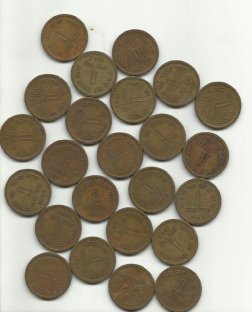
#> input picture Images/water_coins.jpg, 252 x 312 px, found by its file name
$ python '分水岭算法.py'
#> lines starting #> are read from the running program, lines starting #| are printed output that depends on the picture; after the words box and inside, x2 and y2 are one past the last pixel; in counts of white or black regions, pixels touching at a corner belong together
# -*- coding: utf-8 -*-
'''
======================Welcome to Python====================
/-********Have a good time.********-/

FILE NAME:
AUTHOR: Eden·Gabriel
DATE: Feb-27-Wed/2019  09:41:58
VERSION: V-1.0
DESCRIPTION:

'''
import numpy as np
import cv2
from matplotlib import pyplot as plt

img =  cv2.imread('E:\\A_BOOM_LEARNING_EDEN_GABRIEL\\2018.12.19start_opencv+python\\Images\\water_coins.jpg')
#> img is the input picture: shape (312, 252, 3); mean B, G, R 136.3, 153.2, 161.4
gray = cv2.cvtColor(img,cv2.COLOR_BGR2GRAY)
ret ,thresh = cv2.threshold(gray,0,255,cv2.THRESH_BINARY_INV+cv2.THRESH_OTSU)
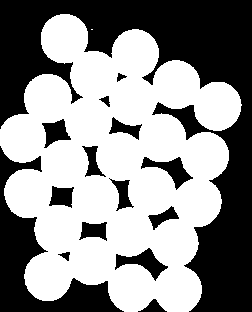
#> thresh: shape (312, 252); 55.9% white; 15 black regions, largest, box (x1, y1, x2, y2) and area: (0, 0, 252, 312) 24925, (0, 146, 124, 312) 5653, (115, 248, 168, 281) 657
#> ret = 162


#出去边界白噪声，先腐蚀再膨胀，开运算
kernel = np.ones((3,3),np.uint8)
opening = cv2.morphologyEx(thresh,cv2.MORPH_OPEN,kernel, iterations = 2)
#> opening: shape (312, 252); 55.9% white; 15 black regions, largest, box (x1, y1, x2, y2) and area: (0, 0, 252, 312) 24935, (0, 146, 124, 312) 5653, (115, 248, 168, 281) 657

# sure background area
sure_bg = cv2.dilate(opening,kernel,iterations=3)
#> sure_bg: shape (312, 252); 66.1% white; 17 black regions (5 under 20 px), largest, box (x1, y1, x2, y2) and area: (0, 0, 252, 312) 21098, (0, 155, 116, 312) 4232, (175, 109, 199, 133) 203

dist_transform = cv2.distanceTransform(opening,1,5)
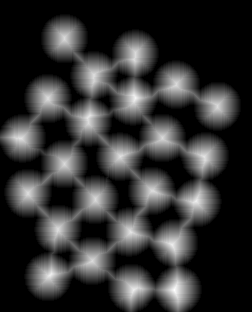
#> dist_transform: shape (312, 252) float32; min 0, max 28, mean 5.5; drawn with min black and max white
ret, sure_fg = cv2.threshold(dist_transform,0.7*dist_transform.max(),255,0)
#> sure_fg: shape (312, 252) float32; 4.1% white; 24 white regions, largest, box (x1, y1, x2, y2) and area: (166, 278, 183, 303) 250, (127, 89, 143, 107) 181, (127, 283, 144, 299) 179
#> ret = 19.6

# Finding unknown region
sure_fg = np.uint8(sure_fg)
unknown = cv2.subtract(sure_bg,sure_fg)
#> unknown: shape (312, 252); 62.1% white; 41 black regions (5 under 20 px), largest, box (x1, y1, x2, y2) and area: (0, 0, 252, 312) 21098, (0, 155, 116, 312) 4232, (166, 278, 183, 303) 250

# Marker labelling
#cv2.connectedComponents()会把背景标记为0，但是其他对象使用的是从1开始的正整数
#倘若把背景标记为0，那么分水岭算法就会把它当作是未知区域，
ret, markers1 = cv2.connectedComponents(sure_fg)
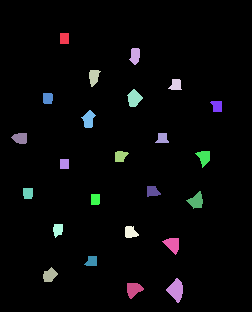
#> markers1: shape (312, 252) int32; 25 distinct labels, from 0 to 24; one colour per label, 0 black
#> ret = 25
# Add one to all labels so that sure background is not 0, but 1
markers = markers1+1
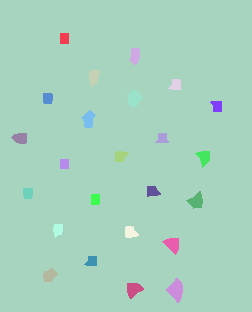
#> markers: shape (312, 252) int32; 25 distinct labels, from 1 to 25; one colour per label, 0 black
# Now, mark the region of unknown with zero
markers[unknown==255] = 0
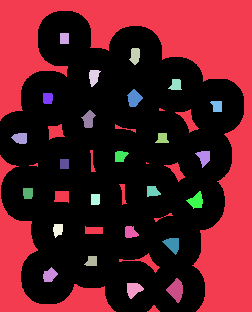
#> markers: shape (312, 252) int32; 26 distinct labels, from 0 to 25; one colour per label, 0 black

markers3 = cv2.watershed(img,markers)
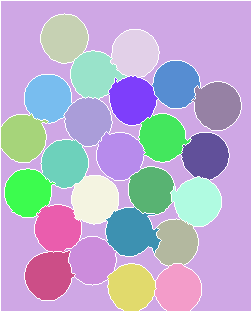
#> markers3: shape (312, 252) int32; 26 distinct labels, from -1 to 25; one colour per label, 0 black, -1 white
img[markers3 == -1] = [255,0,0]
#> img: shape (312, 252, 3); 5.06% of pixels changed, all inside (x1, y1, x2, y2) = (0, 0, 252, 312)

res = np.hstack((sure_bg,sure_fg,unknown))
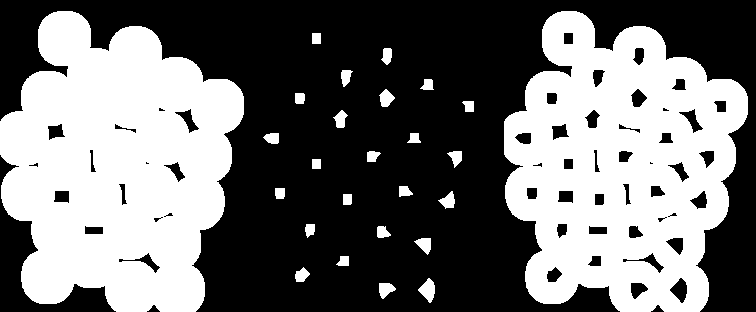
#> res: shape (312, 756); 44.1% white; 26 white regions, largest, box (x1, y1, x2, y2) and area: (0, 11, 244, 312) 52008, (504, 11, 748, 312) 48806, (418, 278, 435, 303) 250
'''
cv2.imshow('thresh',thresh)
cv2.imshow('sure_bg',sure_bg)
cv2.imshow('sure_fg',sure_fg)
'''
cv2.imshow('res',res)
cv2.imshow('img',img)

k = cv2.waitKey(0)
#> (key Esc is pressed here)
if k == 27:
    cv2.destroyAllWindows()
